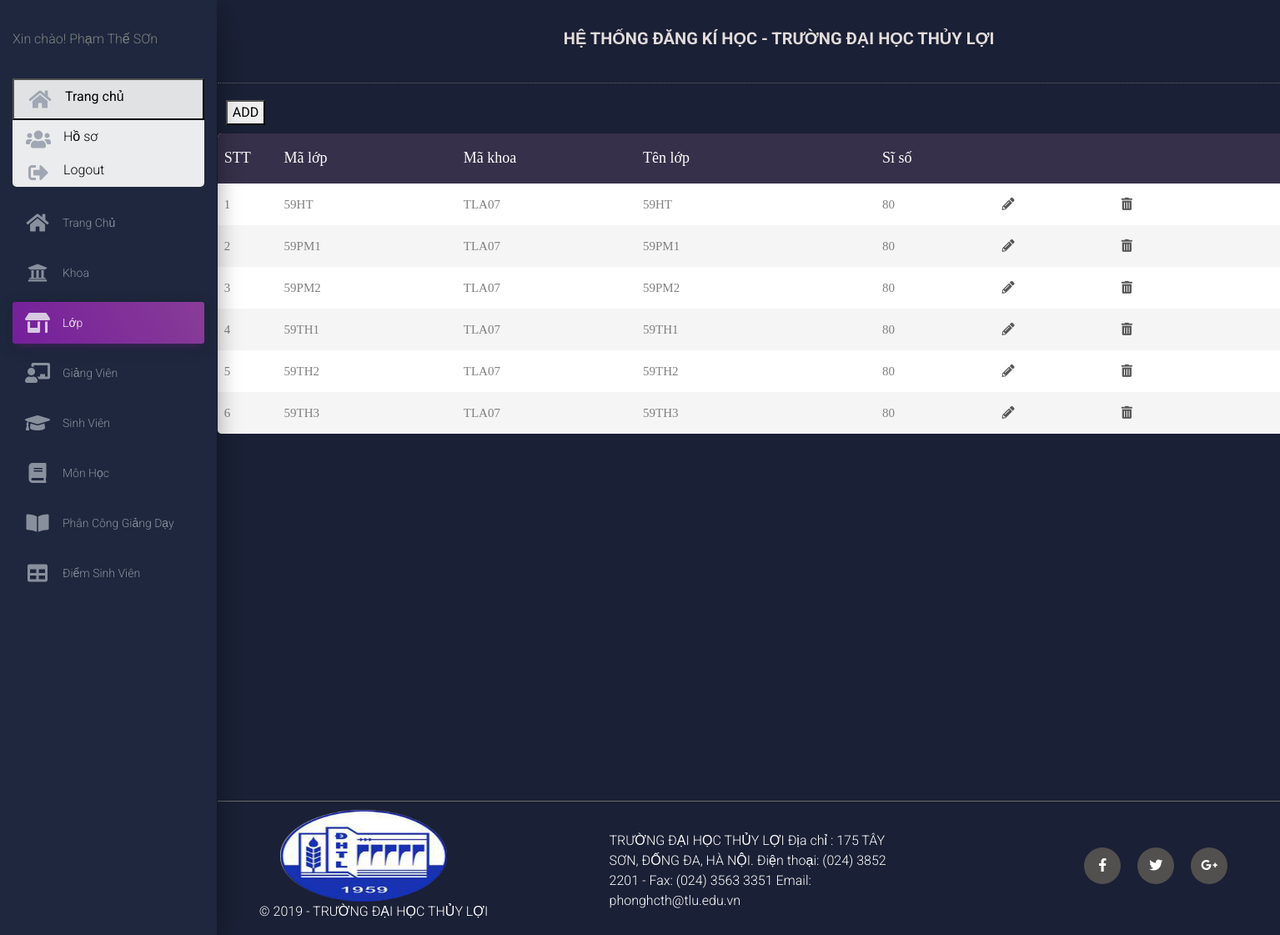
/TrangSauDangNhap/Lop.php (signed in), run on the app's committed database.
### tables this page shows
CREATE TABLE `lop` (
  `MaLop` varchar(10) NOT NULL,
  `MaKhoa` varchar(10) NOT NULL,
  `TenLop` varchar(30) NOT NULL,
  `SiSo` tinyint(4) NOT NULL
);

### TrangSauDangNhap/Lop.php (the view, shortened to what this page needs)
<?php
include ('head.php');
?>
<?php
include ("leftBody.php");
?>
<div class="sidebar-wrapper">
        <ul class="nav menu">
                    <li class="nav-item   ">
                        <a class="nav-link" href="admin.php">
                        <i class="fas fa-home"></i>
                            <p>Trang chủ</p>
                        </a>
                    </li>
                    <li class="nav-item ">
                        <a class="nav-link" href="Khoa.php">
                        <i class="fas fa-university"></i>
                            <p>Khoa</p>
                        </a>
                    </li>
                    <li class="nav-item active">
                        <a class="nav-link" href="Lop.php">
                        <i class="fas fa-store-alt"></i>
                            <p>Lớp</p>
                        </a>
                    </li>
                    <li class="nav-item ">
                        <a class="nav-link" href="GiangVien.php">
                        <i class="fas fa-chalkboard-teacher"></i>
                            <p>Giảng viên</p>
                        </a>
                    </li>
                    <li class="nav-item ">
                        <a class="nav-link" href="SinhVien.php?class=">
                        <i class="fas fa-graduation-cap"></i>
                            <p>Sinh viên</p>
                        </a>
                    </li>
                    <li class="nav-item ">
                        <a class="nav-link" href="MonHoc.php">
                        <i class="fas fa-book"></i>
                            <p>Môn học</p>
                        </a>
                    </li>
                    <li class="nav-item ">
                        <a class="nav-link" href="ChiTietMH.php">
                        <i class="fas fa-book-open"></i>
                            <p>Phân công giảng dạy</p>
                        </a>
                    </li>
                    <li class="nav-item ">
                        <a class="nav-link" href="DiemSV.php?class=&lopmh=">
                        <i class="fas fa-table"></i>
                            <p>Điểm sinh viên</p>
                        </a>
                    </li>
        </ul>
	  </div>
	  </div>
    </div>
<div class="col-sm-10 page_right">
    <?php
    include ("headerLogin.php");
    ?>
    <main>
    <button class="ADD" id="add" onclick="ADD()">ADD</button>
    <div class="limiter">
		<div class="container-table100">
			<div class="wrap-table100">
				<div class="table100">
					<table>
						<thead>
							<tr class="table100-head">
								<th class=" lop1">STT</th>
								<th class=" lop2">Mã lớp</th>
                                <th class=" lop3">Mã khoa</th>
                                <th class="lop4">Tên lớp</th>
								<th class=" lop5">Sĩ số</th>
                                <td class="column4"></td>
                                <td class="column5"></td>
							</tr>
						</thead>
						<tbody>
                        <?php
                        $query="Select * from lop";
                        $result=  mysqli_query($connect,$query);
                        if(mysqli_num_rows($result)>0){
                            $i=0;
                            while($r=mysqli_fetch_assoc($result)){
                                $i ++;
                                $malop=$r['MaLop'];
                                $makhoa=$r['MaKhoa'];
                                $tenlop=$r['TenLop'];
                                $siso=$r['SiSo'];
                                echo "<tr>";
                                echo "<td>$i</td>";
                                echo "<td>$malop</td>";
                                echo "<td>$makhoa</td>";
                                echo "<td>$tenlop</td>";
                                echo "<td>$siso</td>";
                                echo "<td name='update' class='lop5 update_Khoa' onclick='ADD()'><a href='../TrangSauDangNhap/updatelop.php?id=$malop'><i class='fas fa-pencil-alt'></i></a></td>";
                                echo "<td  class='lop5 remove_Khoa'><a href='../TrangSauDangNhap/deletelop.php?id=$malop'><i class='fas fa-trash-alt'></i></a></td>";
                            }
                        }
                        ?>
						</tbody>
					</table>
				</div>
			</div>
		</div>
	</div>
    </main>
    <?php
    include ("footerLogin.php");
    ?>
</div>
<?php
include ("foot.php");
?>

### TrangSauDangNhap/head.php (shortened to what this page needs)
<!DOCTYPE html>
<html lang="en">
<head>
  <link rel="stylesheet" href="../css/bootstrap.min.css">
  <link rel="stylesheet" href="../css/font-awesome.min.css">
  <link rel="stylesheet" href="../css/datepicker3.css">
  <link rel="stylesheet" href="../css/all.min.css">
  <link href="../css/material-dashboard.css?v=2.1.0" rel="stylesheet" />
  <link rel="stylesheet" href="../css/hello.css">
  <link rel="stylesheet" type="text/css" href="../css/util.css">
  <link rel="stylesheet" type="text/css" href="../css/Conchodan.css">
  <link rel="stylesheet" href="../css/TK.css">
  <link rel="stylesheet" href="../css/FormADD.css">
</head>
<body class="dark-edition">

### TrangSauDangNhap/leftBody.php (shortened to what this page needs)
<div class="row">
    <div class="col-sm-2">
    <div class="sidebar" data-color="purple" data-background-color="black" >
        <div class="logo"><span>Xin chào! <?php echo $_SESSION['name']; ?> </span>
            <div class="nav_user">
            <nav class="nav flex-column ">
                <button style="width:100% ; text-align:left" name ="" class="nav-link " href="#"><i class="fas fa-home"></i>Trang chủ</button>
                <a class="nav-link" href="#!" onclick="myFunction()"><i class="fas fa-users"></i>Hồ sơ</a>
                <a onclick="logout()" id="logout" class="nav-link" href="#"><i class="fas fa-sign-out-alt"></i>Logout</a>
            </nav>
            </div>
      </div>

### TrangSauDangNhap/headerLogin.php
<header>
    <div class="container-fluid pageHeader">
        <h1>HỆ THỐNG ĐĂNG KÍ HỌC - TRƯỜNG ĐẠI HỌC THỦY LỢI</h1>
    </div>
</header>

### TrangSauDangNhap/footerLogin.php
<footer>
        <div class="container-fluid  pageFooter">
            <div class="row">
                <div class="col-sm-4">
                    <div class="img">
                        <img src="../images/logo_TLU.png" alt="logo">
                        <p>© 2019 - TRƯỜNG ĐẠI HỌC THỦY LỢI</p>
                    </div>
                </div>
                <div class="col-sm-4">
                    <p class="Content">
                        TRƯỜNG ĐẠI HỌC THỦY LỢI Địa chỉ : 175 TÂY SƠN, ĐỐNG ĐA, HÀ NỘI. Điện thoại: (024) 3852 2201 - Fax: (024) 3563 3351 Email: phonghcth@tlu.edu.vn
                    </p>
                </div>
                <div class="col-sm-4" id="Social">
                    <ul>
                        <li>
                            <a href="https://www.facebook.com/daihocthuyloi1959/?fref=ts" class="fb"><i class="fab fa-facebook-f"></i></a>
                        </li>
                        <li>
                            <a href="https://twitter.com/Daihocthuyloihn" class="tw"><i class="fab fa-twitter"></i></a>
                        </li>
                        <li>
                            <a href="#" class="gp"><i class="fab fa-google-plus-g"></i></a>
                        </li>
                    </ul>
                </div>
            </div>
        </div>
    </footer>

### TrangSauDangNhap/foot.php (shortened to what this page needs)
</body>
</html>

### css/hello.css (style rules this page uses)
.pageHeader { height: 100px; border-bottom: 1px dotted rgb(107, 106, 106); }
.pageHeader h1 { font-size: 20px; color: rgb(226, 219, 219); float: left; margin-top: 35px; font-weight: bold; padding-left: 400px; }
.sidebar .logo { padding: 35px 15px; height: 100px; color: rgb(134, 136, 134); }
.logo { position: relative; display: inline-block; }
.nav_user { display: none; position: inherit; background-color: #f9f9f9; margin-top: 35px; padding: 12px 16px; z-index: 5; border-radius: 5px; padding: 0px; }
.nav_user a { color: black; }
.pageFooter { display: flex; border-top: 1px solid rgb(107, 106, 106); }
.img { color: rgb(255, 255, 255); }
.img img { width: 200px; height: 110px; margin-left: 60px; margin-top: 10px; }
.img p { font-size: 16px; padding-left: 35px; }
.Content { padding-top: 35px; color: rgb(255, 255, 255); font-size: 16px; padding-left: 30px; }
#Social ul { display: flex; list-style-type: none; margin: 55px; padding-left: 100px; }
#Social a { display: inline-block; width: 44px; height: 44px; border-radius: 50%; background-color: rgb(82, 79, 79); color: white; text-align: center; line-height: 44px; margin-left: 20px; }

### css/conchodan.css (style rules this page uses)
.limiter { width: 100%; margin: 0 auto; }
.container-table100 { width: 100%; min-height: 100vh; justify-content: center; flex-wrap: wrap; padding: 0px; }
.wrap-table100 { width: 1320px; }
table { border-spacing: 1; border-collapse: collapse; background: white; border-radius: 5px; overflow: hidden; width: 100%; margin: 0 auto; position: relative; }
table * { position: relative; }
table td, table th { padding-left: 8px; }
table thead tr { height: 60px; background: #36304a; }
table tbody tr { height: 50px; }
table tbody tr:last-child { border: 0; }
table td, table th { text-align: left; }
.table100-head th { font-family: OpenSans-Regular; font-size: 18px; color: #fff; line-height: 1.2; font-weight: unset; }
tbody tr:nth-child(even) { background-color: #f5f5f5; }
tbody tr { font-family: OpenSans-Regular; font-size: 15px; color: #808080; line-height: 1.2; font-weight: unset; }
.column4 { width: 100px; }
.column5 { width: 170px; }
.lop1 { width: 50px; }
.lop2 { width: 150px; }
.lop3 { width: 150px; }
.lop4 { width: 200px; }
.lop5 { width: 100px; }
.update_Khoa { width: 20px; }
.fa, .fas { color: rgb(88, 87, 87); }

### css/FormADD.css (style rules this page uses)
.ADD { margin: 20px 0px 10px 10px; }

### data on the page
lop: MaLop "59HT", MaKhoa "TLA07", TenLop "59HT", SiSo "80"
lop: MaLop "59PM1", MaKhoa "TLA07", TenLop "59PM1", SiSo "80"
lop: MaLop "59PM2", MaKhoa "TLA07", TenLop "59PM2", SiSo "80"
lop: MaLop "59TH1", MaKhoa "TLA07", TenLop "59TH1", SiSo "80"
lop: MaLop "59TH2", MaKhoa "TLA07", TenLop "59TH2", SiSo "80"
lop: MaLop "59TH3", MaKhoa "TLA07", TenLop "59TH3", SiSo "80"

### other printed values
$_SESSION['name'] "Phạm Thế SƠn"
